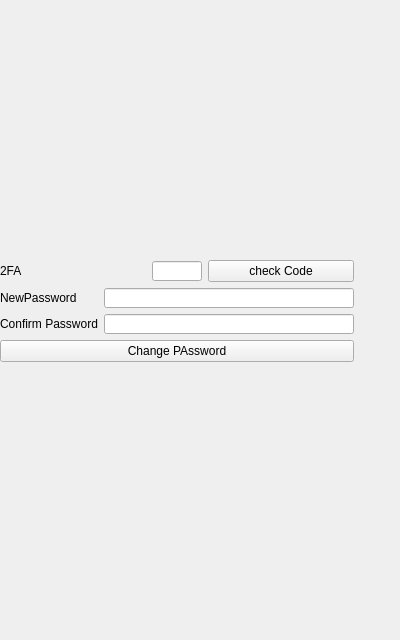
<?xml version="1.0" encoding="UTF-8"?>
<ui version="4.0">
 <class>Check2FA</class>
 <widget class="QWidget" name="Check2FA">
  <property name="geometry">
   <rect>
    <x>0</x>
    <y>0</y>
    <width>400</width>
    <height>640</height>
   </rect>
  </property>
  <property name="minimumSize">
   <size>
    <width>400</width>
    <height>640</height>
   </size>
  </property>
  <property name="maximumSize">
   <size>
    <width>400</width>
    <height>640</height>
   </size>
  </property>
  <property name="windowTitle">
   <string>Form</string>
  </property>
  <widget class="QWidget" name="verticalLayoutWidget">
   <property name="geometry">
    <rect>
     <x>0</x>
     <y>260</y>
     <width>391</width>
     <height>127</height>
    </rect>
   </property>
   <layout class="QVBoxLayout" name="verticalLayout">
    <property name="sizeConstraint">
     <enum>QLayout::SizeConstraint::SetFixedSize</enum>
    </property>
    <item>
     <layout class="QHBoxLayout" name="horizontalLayout">
      <item alignment="Qt::AlignmentFlag::AlignVCenter">
       <widget class="QLabel" name="Code2FAText">
        <property name="text">
         <string>2FA</string>
        </property>
       </widget>
      </item>
      <item>
       <widget class="QLineEdit" name="Code2FA">
        <property name="minimumSize">
         <size>
          <width>50</width>
          <height>20</height>
         </size>
        </property>
        <property name="maximumSize">
         <size>
          <width>50</width>
          <height>20</height>
         </size>
        </property>
       </widget>
      </item>
      <item>
       <widget class="QPushButton" name="Check2FAButton">
        <property name="text">
         <string>check Code</string>
        </property>
       </widget>
      </item>
     </layout>
    </item>
    <item>
     <layout class="QHBoxLayout" name="horizontalLayout_2">
      <item alignment="Qt::AlignmentFlag::AlignVCenter">
       <widget class="QLabel" name="NewPasswordText">
        <property name="text">
         <string>NewPassword</string>
        </property>
       </widget>
      </item>
      <item>
       <widget class="QLineEdit" name="NewPassword">
        <property name="minimumSize">
         <size>
          <width>250</width>
          <height>20</height>
         </size>
        </property>
        <property name="maximumSize">
         <size>
          <width>250</width>
          <height>20</height>
         </size>
        </property>
       </widget>
      </item>
     </layout>
    </item>
    <item>
     <layout class="QHBoxLayout" name="horizontalLayout_3">
      <item>
       <widget class="QLabel" name="ConfirmPasswordText">
        <property name="text">
         <string>Confirm Password</string>
        </property>
       </widget>
      </item>
      <item>
       <widget class="QLineEdit" name="ConfirmPassword">
        <property name="minimumSize">
         <size>
          <width>250</width>
          <height>20</height>
         </size>
        </property>
        <property name="maximumSize">
         <size>
          <width>250</width>
          <height>20</height>
         </size>
        </property>
       </widget>
      </item>
     </layout>
    </item>
    <item>
     <widget class="QPushButton" name="changePassword">
      <property name="text">
       <string>Change PAssword</string>
      </property>
     </widget>
    </item>
   </layout>
  </widget>
 </widget>
 <resources/>
 <connections/>
</ui>
